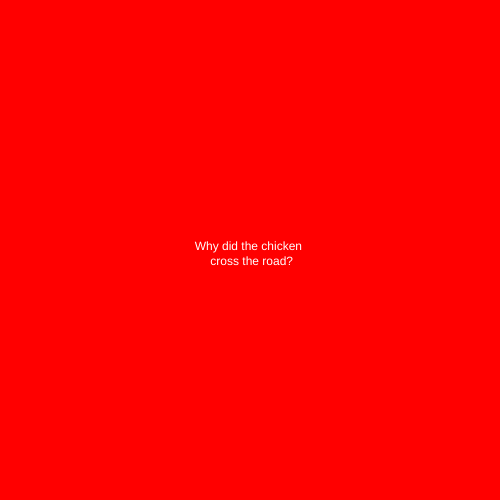
Frame 1 (no input)
Frame 60 (no input): identical to frame 1, image omitted
Frame 120 (the mouse pressed at the canvas centre since frame 60): identical to frame 1, image omitted

The p5.js sketch that drew this single still picture (run headless with seeded random() and noise() and a simulated clock; from frame 60 on, the mouse is pressed at the canvas centre):

// p5.js sketch
// ── sketch.js
let state = 0;
let timer = 0;

function setup() {
  createCanvas(500, 500);
  textAlign(CENTER);
}

function draw() {
  switch(state) {
    case 0:
        background("red");
        fill(255);
        text("Why did the chicken \n cross the road?", width/2, height/2);
        break;
  
    case 1:
        background("blue");
        text("To get to the other side.", width/2, height/2);
  
}
timer++;
if (timer > 4 * 60) {
  timer = 0;
  state++;
  if (state > 1) {
    state = 0;
  }
}
}
